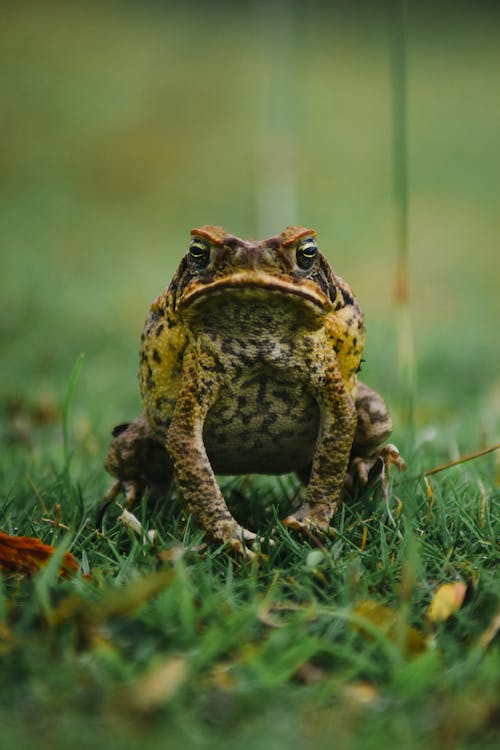
#> input picture lesson_1/data/frog.jpeg, 500 x 750 px
$ jupyter execute Homework.ipynb
#> lines starting #> are read from the running program, lines starting #| are printed output that depends on the picture
[cell 1]
import cv2
import numpy as np
from matplotlib import pyplot as plt
plt.rcParams['figure.figsize'] = [15, 10]

[cell 2]
# Load an image (you can freely chose any image you like)
img = cv2.imread('data/frog.jpeg')
#> img is the input picture: shape (750, 500, 3); mean B, G, R 61.1, 108, 92.6
# Convert it to RGB
img = cv2.cvtColor(img, cv2.COLOR_BGR2RGB)
# Plot it
plt.imshow(img)

[cell 3]
# Split the image into the three colour channels
red, green, blue = cv2.split(img)
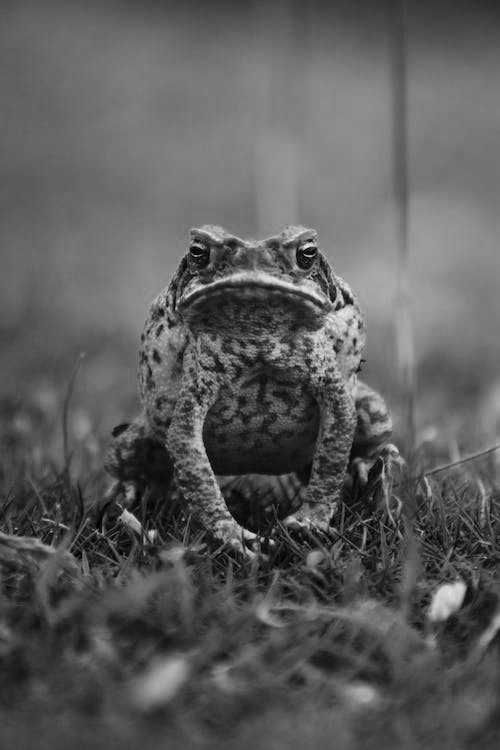
#> red: shape (750, 500); min 0, max 238, mean 92.6
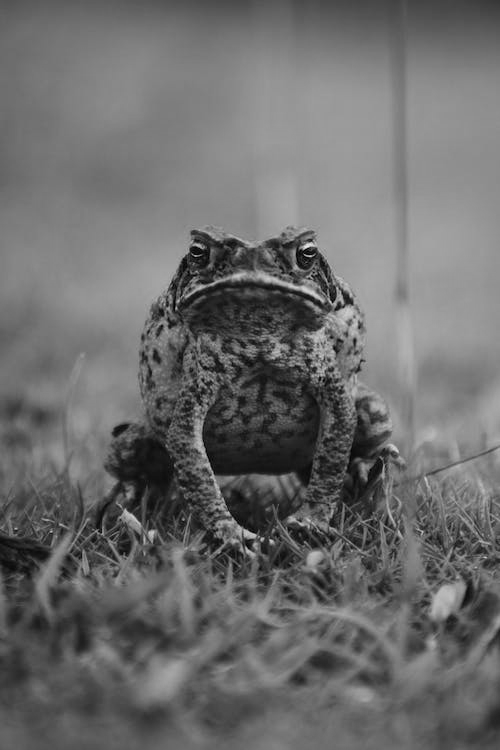
#> green: shape (750, 500); min 0, max 235, mean 108
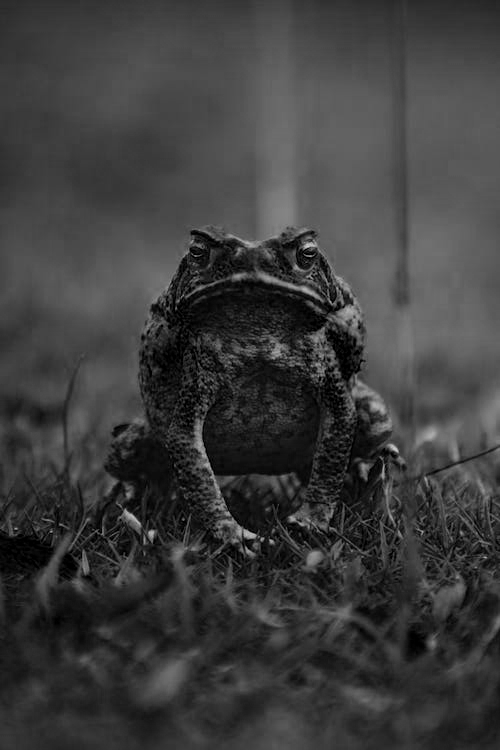
#> blue: shape (750, 500); min 0, max 213, mean 61.1

# Compose the image in the RGB colour space
img1 = cv2.merge([red, green, blue])

# Compose the image in the RBG colour space
img2 = cv2.merge([red, blue, green])
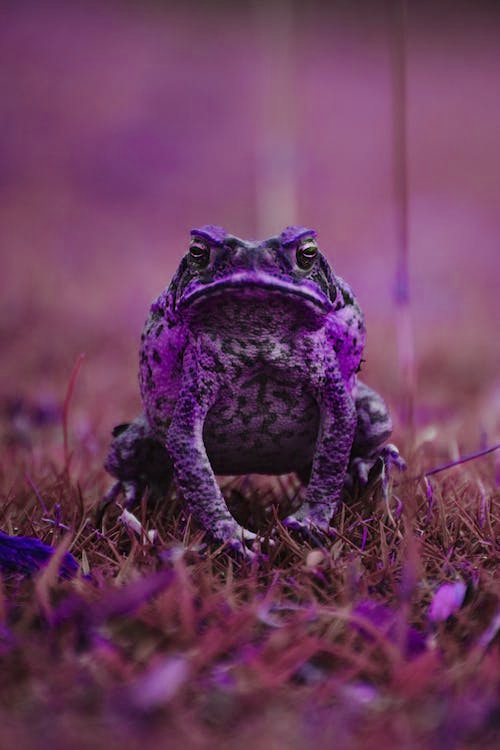
#> img2: shape (750, 500, 3); mean of channels 0, 1, 2 92.6, 61.1, 108; drawn as B, G, R

# Compose the image in the GRB colour space
img3 = cv2.merge([green, red, blue])
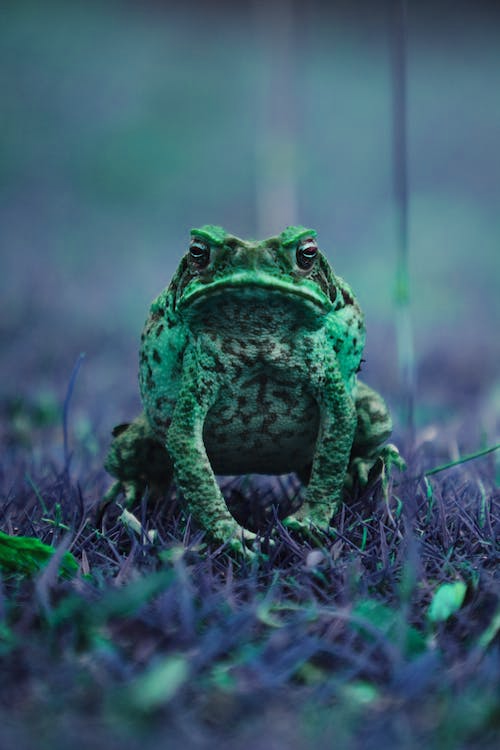
#> img3: shape (750, 500, 3); mean of channels 0, 1, 2 108, 92.6, 61.1; drawn as B, G, R

# Compose the image in the BGR colour space
img4 = cv2.merge([blue, green, red])

# Create the collage
out1 = np.hstack([img1, img2])
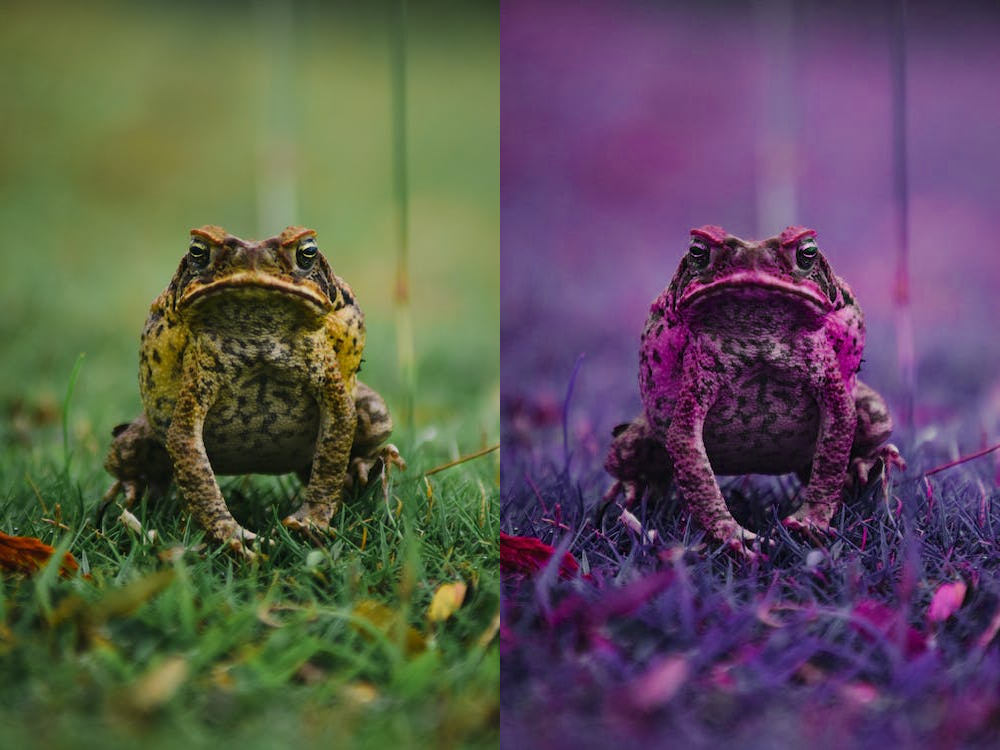
#> out1: shape (750, 1000, 3); mean R, G, B 92.6, 84.5, 84.5
out2 = np.hstack([img3, img4])
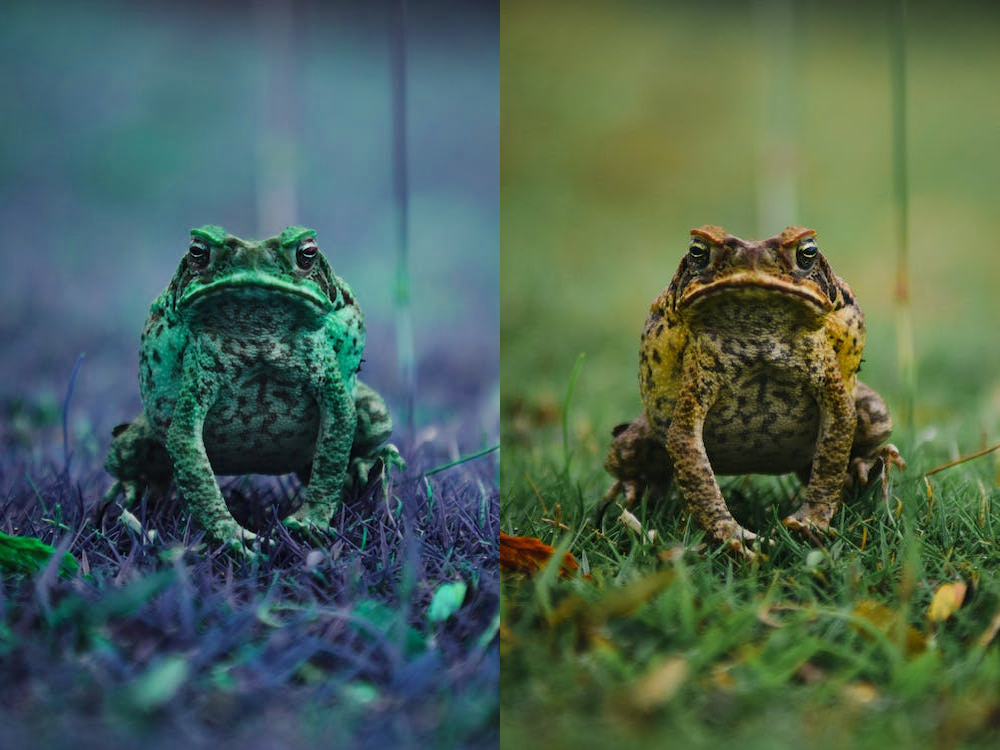
#> out2: shape (750, 1000, 3); mean of channels 0, 1, 2 84.5, 100.3, 76.9; drawn as B, G, R
out = np.vstack([out1, out2])
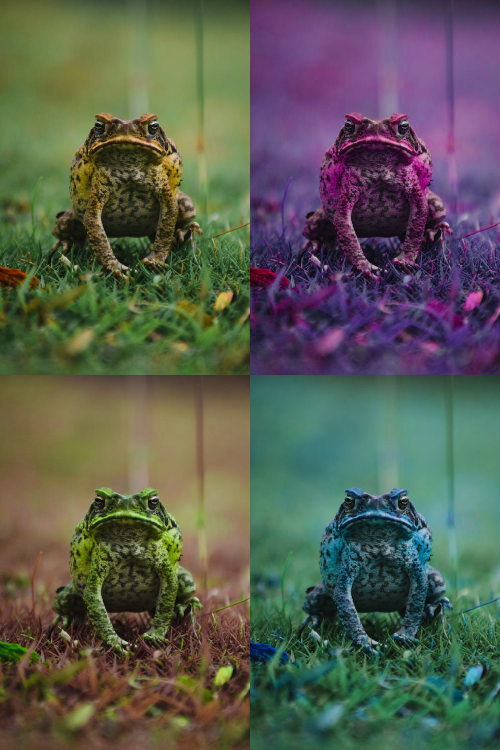
#> out: shape (1500, 1000, 3) (shown at 1/2 size); mean R, G, B 88.6, 92.4, 80.7

# Plot the collage
plt.imshow(out)
plt.axis(False)
